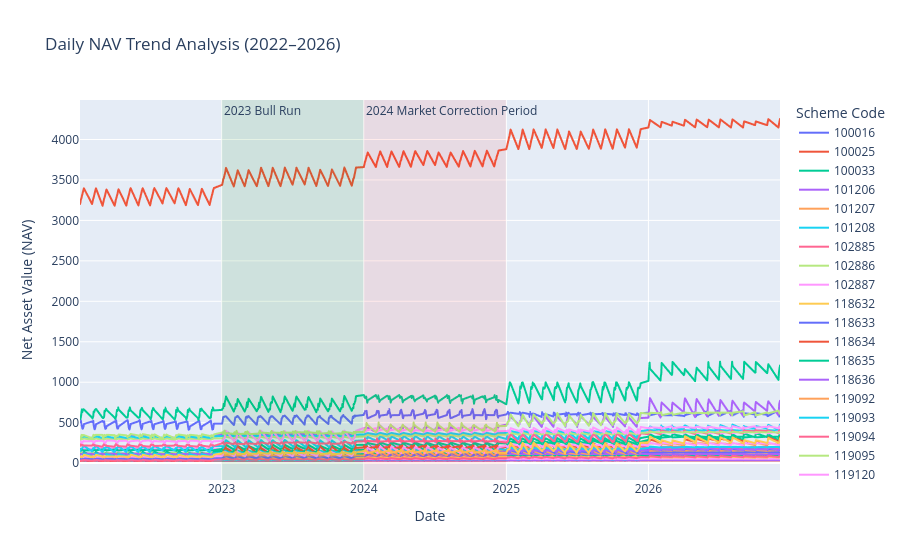

Notebook source saved alongside this figure:
### Code cell
fig.add_vrect(
    x0='2024-01-01',
    x1='2024-12-31',
    fillcolor='red',
    opacity=0.08,
    line_width=0,
    annotation_text='2024 Market Correction Period',
    annotation_position='top left'
)

### Figure 1 — Plotly figure (JSON) as saved in the notebook; plotly's stock layout.template omitted (floating-point values rounded to 4 significant figures; data arrays with more than 128 entries replaced by an {"elided": "..."} marker saying what was removed)
{"data": [{"customdata": {"elided": "453x1 int values"}, "hovertemplate": "Scheme Code=%{customdata[0]}<br>Date=%{x}<br>Net Asset Value (NAV)=%{y}<extra></extra>", "legendgroup": "100016", "line": {"color": "#636efa", "dash": "solid"}, "marker": {"symbol": "circle"}, "mode": "lines", "name": "100016", "showlegend": true, "type": "scattergl", "x": {"elided": "453 str values"}, "xaxis": "x", "y": {"elided": "453 float values"}, "yaxis": "y"}, {"customdata": {"elided": "453x1 int values"}, "hovertemplate": "Scheme Code=%{customdata[0]}<br>Date=%{x}<br>Net Asset Value (NAV)=%{y}<extra></extra>", "legendgroup": "100025", "line": {"color": "#EF553B", "dash": "solid"}, "marker": {"symbol": "circle"}, "mode": "lines", "name": "100025", "showlegend": true, "type": "scattergl", "x": {"elided": "453 str values"}, "xaxis": "x", "y": {"elided": "453 float values"}, "yaxis": "y"}, {"customdata": {"elided": "453x1 int values"}, "hovertemplate": "Scheme Code=%{customdata[0]}<br>Date=%{x}<br>Net Asset Value (NAV)=%{y}<extra></extra>", "legendgroup": "100033", "line": {"color": "#00cc96", "dash": "solid"}, "marker": {"symbol": "circle"}, "mode": "lines", "name": "100033", "showlegend": true, "type": "scattergl", "x": {"elided": "453 str values"}, "xaxis": "x", "y": {"elided": "453 float values"}, "yaxis": "y"}, {"customdata": {"elided": "453x1 int values"}, "hovertemplate": "Scheme Code=%{customdata[0]}<br>Date=%{x}<br>Net Asset Value (NAV)=%{y}<extra></extra>", "legendgroup": "101206", "line": {"color": "#ab63fa", "dash": "solid"}, "marker": {"symbol": "circle"}, "mode": "lines", "name": "101206", "showlegend": true, "type": "scattergl", "x": {"elided": "453 str values"}, "xaxis": "x", "y": {"elided": "453 float values"}, "yaxis": "y"}, {"customdata": {"elided": "453x1 int values"}, "hovertemplate": "Scheme Code=%{customdata[0]}<br>Date=%{x}<br>Net Asset Value (NAV)=%{y}<extra></extra>", "legendgroup": "101207", "line": {"color": "#FFA15A", "dash": "solid"}, "marker": {"symbol": "circle"}, "mode": "lines", "name": "101207", "showlegend": true, "type": "scattergl", "x": {"elided": "453 str values"}, "xaxis": "x", "y": {"elided": "453 float values"}, "yaxis": "y"}, {"customdata": {"elided": "453x1 int values"}, "hovertemplate": "Scheme Code=%{customdata[0]}<br>Date=%{x}<br>Net Asset Value (NAV)=%{y}<extra></extra>", "legendgroup": "101208", "line": {"color": "#19d3f3", "dash": "solid"}, "marker": {"symbol": "circle"}, "mode": "lines", "name": "101208", "showlegend": true, "type": "scattergl", "x": {"elided": "453 str values"}, "xaxis": "x", "y": {"elided": "453 float values"}, "yaxis": "y"}, {"customdata": {"elided": "453x1 int values"}, "hovertemplate": "Scheme Code=%{customdata[0]}<br>Date=%{x}<br>Net Asset Value (NAV)=%{y}<extra></extra>", "legendgroup": "102885", "line": {"color": "#FF6692", "dash": "solid"}, "marker": {"symbol": "circle"}, "mode": "lines", "name": "102885", "showlegend": true, "type": "scattergl", "x": {"elided": "453 str values"}, "xaxis": "x", "y": {"elided": "453 float values"}, "yaxis": "y"}, {"customdata": {"elided": "453x1 int values"}, "hovertemplate": "Scheme Code=%{customdata[0]}<br>Date=%{x}<br>Net Asset Value (NAV)=%{y}<extra></extra>", "legendgroup": "102886", "line": {"color": "#B6E880", "dash": "solid"}, "marker": {"symbol": "circle"}, "mode": "lines", "name": "102886", "showlegend": true, "type": "scattergl", "x": {"elided": "453 str values"}, "xaxis": "x", "y": {"elided": "453 float values"}, "yaxis": "y"}, {"customdata": {"elided": "453x1 int values"}, "hovertemplate": "Scheme Code=%{customdata[0]}<br>Date=%{x}<br>Net Asset Value (NAV)=%{y}<extra></extra>", "legendgroup": "102887", "line": {"color": "#FF97FF", "dash": "solid"}, "marker": {"symbol": "circle"}, "mode": "lines", "name": "102887", "showlegend": true, "type": "scattergl", "x": {"elided": "453 str values"}, "xaxis": "x", "y": {"elided": "453 float values"}, "yaxis": "y"}, {"customdata": {"elided": "453x1 int values"}, "hovertemplate": "Scheme Code=%{customdata[0]}<br>Date=%{x}<br>Net Asset Value (NAV)=%{y}<extra></extra>", "legendgroup": "118632", "line": {"color": "#FECB52", "dash": "solid"}, "marker": {"symbol": "circle"}, "mode": "lines", "name": "118632", "showlegend": true, "type": "scattergl", "x": {"elided": "453 str values"}, "xaxis": "x", "y": {"elided": "453 float values"}, "yaxis": "y"}, {"customdata": {"elided": "453x1 int values"}, "hovertemplate": "Scheme Code=%{customdata[0]}<br>Date=%{x}<br>Net Asset Value (NAV)=%{y}<extra></extra>", "legendgroup": "118633", "line": {"color": "#636efa", "dash": "solid"}, "marker": {"symbol": "circle"}, "mode": "lines", "name": "118633", "showlegend": true, "type": "scattergl", "x": {"elided": "453 str values"}, "xaxis": "x", "y": {"elided": "453 float values"}, "yaxis": "y"}, {"customdata": {"elided": "453x1 int values"}, "hovertemplate": "Scheme Code=%{customdata[0]}<br>Date=%{x}<br>Net Asset Value (NAV)=%{y}<extra></extra>", "legendgroup": "118634", "line": {"color": "#EF553B", "dash": "solid"}, "marker": {"symbol": "circle"}, "mode": "lines", "name": "118634", "showlegend": true, "type": "scattergl", "x": {"elided": "453 str values"}, "xaxis": "x", "y": {"elided": "453 float values"}, "yaxis": "y"}, {"customdata": {"elided": "453x1 int values"}, "hovertemplate": "Scheme Code=%{customdata[0]}<br>Date=%{x}<br>Net Asset Value (NAV)=%{y}<extra></extra>", "legendgroup": "118635", "line": {"color": "#00cc96", "dash": "solid"}, "marker": {"symbol": "circle"}, "mode": "lines", "name": "118635", "showlegend": true, "type": "scattergl", "x": {"elided": "453 str values"}, "xaxis": "x", "y": {"elided": "453 float values"}, "yaxis": "y"}, {"customdata": {"elided": "453x1 int values"}, "hovertemplate": "Scheme Code=%{customdata[0]}<br>Date=%{x}<br>Net Asset Value (NAV)=%{y}<extra></extra>", "legendgroup": "118636", "line": {"color": "#ab63fa", "dash": "solid"}, "marker": {"symbol": "circle"}, "mode": "lines", "name": "118636", "showlegend": true, "type": "scattergl", "x": {"elided": "453 str values"}, "xaxis": "x", "y": {"elided": "453 float values"}, "yaxis": "y"}, {"customdata": {"elided": "453x1 int values"}, "hovertemplate": "Scheme Code=%{customdata[0]}<br>Date=%{x}<br>Net Asset Value (NAV)=%{y}<extra></extra>", "legendgroup": "119092", "line": {"color": "#FFA15A", "dash": "solid"}, "marker": {"symbol": "circle"}, "mode": "lines", "name": "119092", "showlegend": true, "type": "scattergl", "x": {"elided": "453 str values"}, "xaxis": "x", "y": {"elided": "453 float values"}, "yaxis": "y"}, {"customdata": {"elided": "453x1 int values"}, "hovertemplate": "Scheme Code=%{customdata[0]}<br>Date=%{x}<br>Net Asset Value (NAV)=%{y}<extra></extra>", "legendgroup": "119093", "line": {"color": "#19d3f3", "dash": "solid"}, "marker": {"symbol": "circle"}, "mode": "lines", "name": "119093", "showlegend": true, "type": "scattergl", "x": {"elided": "453 str values"}, "xaxis": "x", "y": {"elided": "453 float values"}, "yaxis": "y"}, {"customdata": {"elided": "453x1 int values"}, "hovertemplate": "Scheme Code=%{customdata[0]}<br>Date=%{x}<br>Net Asset Value (NAV)=%{y}<extra></extra>", "legendgroup": "119094", "line": {"color": "#FF6692", "dash": "solid"}, "marker": {"symbol": "circle"}, "mode": "lines", "name": "119094", "showlegend": true, "type": "scattergl", "x": {"elided": "453 str values"}, "xaxis": "x", "y": {"elided": "453 float values"}, "yaxis": "y"}, {"customdata": {"elided": "453x1 int values"}, "hovertemplate": "Scheme Code=%{customdata[0]}<br>Date=%{x}<br>Net Asset Value (NAV)=%{y}<extra></extra>", "legendgroup": "119095", "line": {"color": "#B6E880", "dash": "solid"}, "marker": {"symbol": "circle"}, "mode": "lines", "name": "119095", "showlegend": true, "type": "scattergl", "x": {"elided": "453 str values"}, "xaxis": "x", "y": {"elided": "453 float values"}, "yaxis": "y"}, {"customdata": {"elided": "453x1 int values"}, "hovertemplate": "Scheme Code=%{customdata[0]}<br>Date=%{x}<br>Net Asset Value (NAV)=%{y}<extra></extra>", "legendgroup": "119120", "line": {"color": "#FF97FF", "dash": "solid"}, "marker": {"symbol": "circle"}, "mode": "lines", "name": "119120", "showlegend": true, "type": "scattergl", "x": {"elided": "453 str values"}, "xaxis": "x", "y": {"elided": "453 float values"}, "yaxis": "y"}, {"customdata": {"elided": "453x1 int values"}, "hovertemplate": "Scheme Code=%{customdata[0]}<br>Date=%{x}<br>Net Asset Value (NAV)=%{y}<extra></extra>", "legendgroup": "119551", "line": {"color": "#FECB52", "dash": "solid"}, "marker": {"symbol": "circle"}, "mode": "lines", "name": "119551", "showlegend": true, "type": "scattergl", "x": {"elided": "453 str values"}, "xaxis": "x", "y": {"elided": "453 float values"}, "yaxis": "y"}, {"customdata": {"elided": "453x1 int values"}, "hovertemplate": "Scheme Code=%{customdata[0]}<br>Date=%{x}<br>Net Asset Value (NAV)=%{y}<extra></extra>", "legendgroup": "119552", "line": {"color": "#636efa", "dash": "solid"}, "marker": {"symbol": "circle"}, "mode": "lines", "name": "119552", "showlegend": true, "type": "scattergl", "x": {"elided": "453 str values"}, "xaxis": "x", "y": {"elided": "453 float values"}, "yaxis": "y"}, {"customdata": {"elided": "453x1 int values"}, "hovertemplate": "Scheme Code=%{customdata[0]}<br>Date=%{x}<br>Net Asset Value (NAV)=%{y}<extra></extra>", "legendgroup": "119598", "line": {"color": "#EF553B", "dash": "solid"}, "marker": {"symbol": "circle"}, "mode": "lines", "name": "119598", "showlegend": true, "type": "scattergl", "x": {"elided": "453 str values"}, "xaxis": "x", "y": {"elided": "453 float values"}, "yaxis": "y"}, {"customdata": {"elided": "453x1 int values"}, "hovertemplate": "Scheme Code=%{customdata[0]}<br>Date=%{x}<br>Net Asset Value (NAV)=%{y}<extra></extra>", "legendgroup": "119599", "line": {"color": "#00cc96", "dash": "solid"}, "marker": {"symbol": "circle"}, "mode": "lines", "name": "119599", "showlegend": true, "type": "scattergl", "x": {"elided": "453 str values"}, "xaxis": "x", "y": {"elided": "453 float values"}, "yaxis": "y"}, {"customdata": {"elided": "453x1 int values"}, "hovertemplate": "Scheme Code=%{customdata[0]}<br>Date=%{x}<br>Net Asset Value (NAV)=%{y}<extra></extra>", "legendgroup": "120503", "line": {"color": "#ab63fa", "dash": "solid"}, "marker": {"symbol": "circle"}, "mode": "lines", "name": "120503", "showlegend": true, "type": "scattergl", "x": {"elided": "453 str values"}, "xaxis": "x", "y": {"elided": "453 float values"}, "yaxis": "y"}, {"customdata": {"elided": "453x1 int values"}, "hovertemplate": "Scheme Code=%{customdata[0]}<br>Date=%{x}<br>Net Asset Value (NAV)=%{y}<extra></extra>", "legendgroup": "120504", "line": {"color": "#FFA15A", "dash": "solid"}, "marker": {"symbol": "circle"}, "mode": "lines", "name": "120504", "showlegend": true, "type": "scattergl", "x": {"elided": "453 str values"}, "xaxis": "x", "y": {"elided": "453 float values"}, "yaxis": "y"}, {"customdata": {"elided": "453x1 int values"}, "hovertemplate": "Scheme Code=%{customdata[0]}<br>Date=%{x}<br>Net Asset Value (NAV)=%{y}<extra></extra>", "legendgroup": "120505", "line": {"color": "#19d3f3", "dash": "solid"}, "marker": {"symbol": "circle"}, "mode": "lines", "name": "120505", "showlegend": true, "type": "scattergl", "x": {"elided": "453 str values"}, "xaxis": "x", "y": {"elided": "453 float values"}, "yaxis": "y"}, {"customdata": {"elided": "453x1 int values"}, "hovertemplate": "Scheme Code=%{customdata[0]}<br>Date=%{x}<br>Net Asset Value (NAV)=%{y}<extra></extra>", "legendgroup": "120506", "line": {"color": "#FF6692", "dash": "solid"}, "marker": {"symbol": "circle"}, "mode": "lines", "name": "120506", "showlegend": true, "type": "scattergl", "x": {"elided": "453 str values"}, "xaxis": "x", "y": {"elided": "453 float values"}, "yaxis": "y"}, {"customdata": {"elided": "453x1 int values"}, "hovertemplate": "Scheme Code=%{customdata[0]}<br>Date=%{x}<br>Net Asset Value (NAV)=%{y}<extra></extra>", "legendgroup": "120507", "line": {"color": "#B6E880", "dash": "solid"}, "marker": {"symbol": "circle"}, "mode": "lines", "name": "120507", "showlegend": true, "type": "scattergl", "x": {"elided": "453 str values"}, "xaxis": "x", "y": {"elided": "453 float values"}, "yaxis": "y"}, {"customdata": {"elided": "453x1 int values"}, "hovertemplate": "Scheme Code=%{customdata[0]}<br>Date=%{x}<br>Net Asset Value (NAV)=%{y}<extra></extra>", "legendgroup": "120841", "line": {"color": "#FF97FF", "dash": "solid"}, "marker": {"symbol": "circle"}, "mode": "lines", "name": "120841", "showlegend": true, "type": "scattergl", "x": {"elided": "453 str values"}, "xaxis": "x", "y": {"elided": "453 float values"}, "yaxis": "y"}, {"customdata": {"elided": "453x1 int values"}, "hovertemplate": "Scheme Code=%{customdata[0]}<br>Date=%{x}<br>Net Asset Value (NAV)=%{y}<extra></extra>", "legendgroup": "120842", "line": {"color": "#FECB52", "dash": "solid"}, "marker": {"symbol": "circle"}, "mode": "lines", "name": "120842", "showlegend": true, "type": "scattergl", "x": {"elided": "453 str values"}, "xaxis": "x", "y": {"elided": "453 float values"}, "yaxis": "y"}, {"customdata": {"elided": "453x1 int values"}, "hovertemplate": "Scheme Code=%{customdata[0]}<br>Date=%{x}<br>Net Asset Value (NAV)=%{y}<extra></extra>", "legendgroup": "120843", "line": {"color": "#636efa", "dash": "solid"}, "marker": {"symbol": "circle"}, "mode": "lines", "name": "120843", "showlegend": true, "type": "scattergl", "x": {"elided": "453 str values"}, "xaxis": "x", "y": {"elided": "453 float values"}, "yaxis": "y"}, {"customdata": {"elided": "453x1 int values"}, "hovertemplate": "Scheme Code=%{customdata[0]}<br>Date=%{x}<br>Net Asset Value (NAV)=%{y}<extra></extra>", "legendgroup": "120844", "line": {"color": "#EF553B", "dash": "solid"}, "marker": {"symbol": "circle"}, "mode": "lines", "name": "120844", "showlegend": true, "type": "scattergl", "x": {"elided": "453 str values"}, "xaxis": "x", "y": {"elided": "453 float values"}, "yaxis": "y"}, {"customdata": {"elided": "453x1 int values"}, "hovertemplate": "Scheme Code=%{customdata[0]}<br>Date=%{x}<br>Net Asset Value (NAV)=%{y}<extra></extra>", "legendgroup": "125497", "line": {"color": "#00cc96", "dash": "solid"}, "marker": {"symbol": "circle"}, "mode": "lines", "name": "125497", "showlegend": true, "type": "scattergl", "x": {"elided": "453 str values"}, "xaxis": "x", "y": {"elided": "453 float values"}, "yaxis": "y"}, {"customdata": {"elided": "453x1 int values"}, "hovertemplate": "Scheme Code=%{customdata[0]}<br>Date=%{x}<br>Net Asset Value (NAV)=%{y}<extra></extra>", "legendgroup": "125498", "line": {"color": "#ab63fa", "dash": "solid"}, "marker": {"symbol": "circle"}, "mode": "lines", "name": "125498", "showlegend": true, "type": "scattergl", "x": {"elided": "453 str values"}, "xaxis": "x", "y": {"elided": "453 float values"}, "yaxis": "y"}, {"customdata": {"elided": "453x1 int values"}, "hovertemplate": "Scheme Code=%{customdata[0]}<br>Date=%{x}<br>Net Asset Value (NAV)=%{y}<extra></extra>", "legendgroup": "148567", "line": {"color": "#FFA15A", "dash": "solid"}, "marker": {"symbol": "circle"}, "mode": "lines", "name": "148567", "showlegend": true, "type": "scattergl", "x": {"elided": "453 str values"}, "xaxis": "x", "y": {"elided": "453 float values"}, "yaxis": "y"}, {"customdata": {"elided": "453x1 int values"}, "hovertemplate": "Scheme Code=%{customdata[0]}<br>Date=%{x}<br>Net Asset Value (NAV)=%{y}<extra></extra>", "legendgroup": "148568", "line": {"color": "#19d3f3", "dash": "solid"}, "marker": {"symbol": "circle"}, "mode": "lines", "name": "148568", "showlegend": true, "type": "scattergl", "x": {"elided": "453 str values"}, "xaxis": "x", "y": {"elided": "453 float values"}, "yaxis": "y"}, {"customdata": {"elided": "453x1 int values"}, "hovertemplate": "Scheme Code=%{customdata[0]}<br>Date=%{x}<br>Net Asset Value (NAV)=%{y}<extra></extra>", "legendgroup": "148569", "line": {"color": "#FF6692", "dash": "solid"}, "marker": {"symbol": "circle"}, "mode": "lines", "name": "148569", "showlegend": true, "type": "scattergl", "x": {"elided": "453 str values"}, "xaxis": "x", "y": {"elided": "453 float values"}, "yaxis": "y"}, {"customdata": {"elided": "453x1 int values"}, "hovertemplate": "Scheme Code=%{customdata[0]}<br>Date=%{x}<br>Net Asset Value (NAV)=%{y}<extra></extra>", "legendgroup": "149322", "line": {"color": "#B6E880", "dash": "solid"}, "marker": {"symbol": "circle"}, "mode": "lines", "name": "149322", "showlegend": true, "type": "scattergl", "x": {"elided": "453 str values"}, "xaxis": "x", "y": {"elided": "453 float values"}, "yaxis": "y"}, {"customdata": {"elided": "453x1 int values"}, "hovertemplate": "Scheme Code=%{customdata[0]}<br>Date=%{x}<br>Net Asset Value (NAV)=%{y}<extra></extra>", "legendgroup": "149323", "line": {"color": "#FF97FF", "dash": "solid"}, "marker": {"symbol": "circle"}, "mode": "lines", "name": "149323", "showlegend": true, "type": "scattergl", "x": {"elided": "453 str values"}, "xaxis": "x", "y": {"elided": "453 float values"}, "yaxis": "y"}, {"customdata": {"elided": "453x1 int values"}, "hovertemplate": "Scheme Code=%{customdata[0]}<br>Date=%{x}<br>Net Asset Value (NAV)=%{y}<extra></extra>", "legendgroup": "149324", "line": {"color": "#FECB52", "dash": "solid"}, "marker": {"symbol": "circle"}, "mode": "lines", "name": "149324", "showlegend": true, "type": "scattergl", "x": {"elided": "453 str values"}, "xaxis": "x", "y": {"elided": "453 float values"}, "yaxis": "y"}], "layout": {"annotations": [{"showarrow": false, "text": "2023 Bull Run", "x": "2023-01-01", "xanchor": "left", "xref": "x", "y": 1, "yanchor": "top", "yref": "y domain"}, {"showarrow": false, "text": "2024 Market Correction Period", "x": "2024-01-01", "xanchor": "left", "xref": "x", "y": 1, "yanchor": "top", "yref": "y domain"}], "legend": {"title": {"text": "Scheme Code"}, "tracegroupgap": 0}, "shapes": [{"fillcolor": "green", "line": {"width": 0}, "opacity": 0.1, "type": "rect", "x0": "2023-01-01", "x1": "2023-12-31", "xref": "x", "y0": 0, "y1": 1, "yref": "y domain"}, {"fillcolor": "red", "line": {"width": 0}, "opacity": 0.08, "type": "rect", "x0": "2024-01-01", "x1": "2024-12-31", "xref": "x", "y0": 0, "y1": 1, "yref": "y domain"}], "title": {"text": "Daily NAV Trend Analysis (2022–2026)"}, "xaxis": {"anchor": "y", "domain": [0, 1], "title": {"text": "Date"}}, "yaxis": {"anchor": "x", "domain": [0, 1], "title": {"text": "Net Asset Value (NAV)"}}}}
